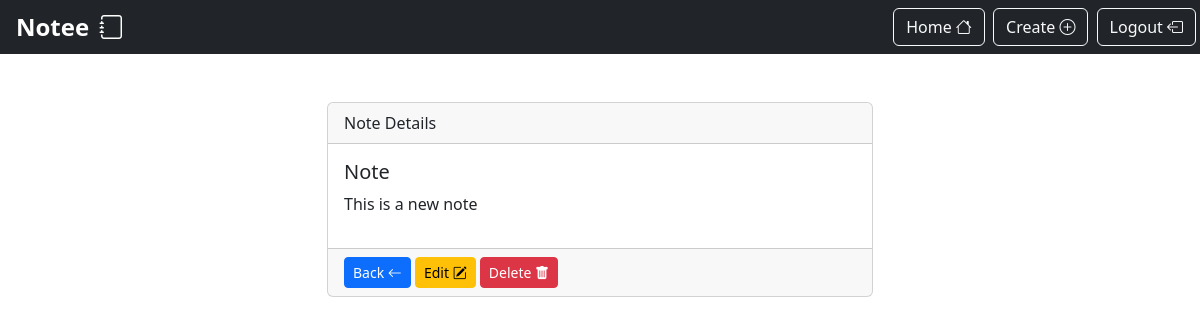
The page /smart/notes/9 (signed in) on the database as committed earlier.
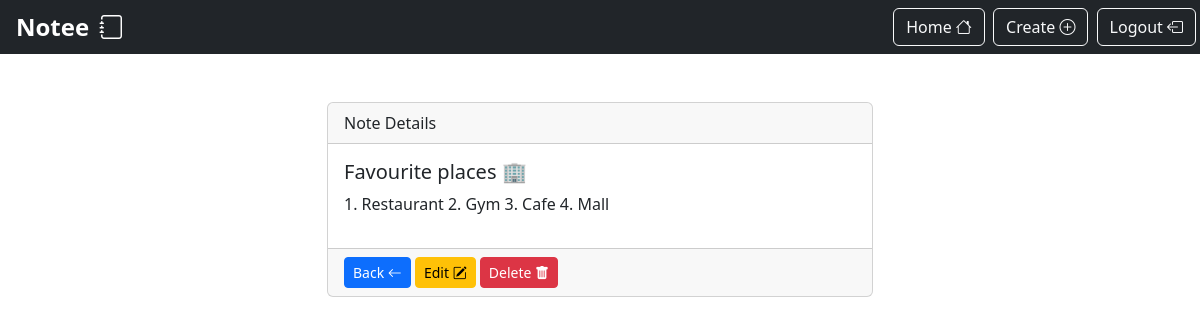
The same page on the database as committed later.
### notes/models.py (models this page shows)
class Notes(models.Model):
    title = models.CharField(max_length= 200)
    text = models.TextField(max_length = 5000)
    created = models.DateTimeField(auto_now_add=True)
    user = models.ForeignKey(User, on_delete=models.CASCADE, related_name="notes")

### notes/views.py (the view)
# urls.py: path('notes/<int:pk>', views.NotesDetailView.as_view(), name="notes.detail"),
class NotesDetailView(LoginRequiredMixin, DetailView):
    model = Notes
    context_object_name = "note"
    login_url = '/login'

### notes/templates/notes/notes_detail.html (shortened to what this page needs)
{% extends 'base.html' %}
{% load static %}
{% block content %}
<div class="row justify-content-center">
    <div class="col-md-6">
        <div class="card">
            <div class="card-header">
                Note Details
            </div>
            <div class="card-body">
                <h1 class="fs-5">{{note.title}}</h1>
                <p>{{note.text}}</p>
            </div>
            <div class="card-footer">
                <a href="{% url 'notes.list' %}" class="btn btn-sm btn-primary">Back <i class="bi bi-arrow-left"></i></a>
                <a href="{% url 'notes.update' pk=note.id %}" class="btn btn-sm btn-warning">Edit <i class="bi bi-pencil-square"></i> </a>
                <a href="{% url 'notes.delete' pk=note.id %}" class="btn btn-sm btn-danger">Delete <i class="bi bi-trash-fill"></i> </a>
            </div>
        </div>
    </div>
</div>
{% endblock %}

Rows that differ between the two databases and show on the page:
changed Notes: title "Note" → "Favourite places 🏢"; text "This is a new note" → "1. Restaurant 2. Gym 3. Cafe 4. Mall"
